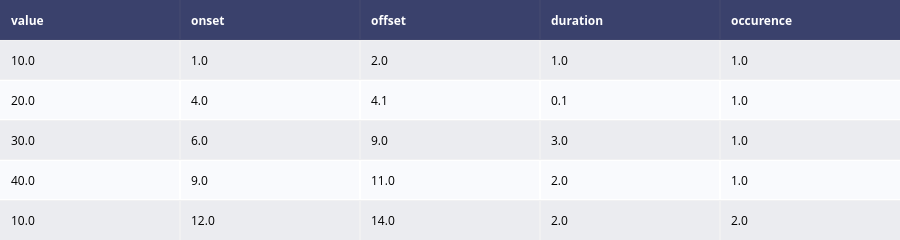

Source (notebook cell):
### Code cell
# Initialize a figure:
fig = ff.create_table(data_frame)

# temp = data_frame

# # Graph data:
# values = temp[['value']]
# times = temp[['duration']]    # TODO: gotta figure this out


# # Make a trace for the graph plot:
# fig.add_trace(go.Scatter(x=times, y=values,
#                     marker=dict(color='#0099ff'),
#                     name='Marker Value',
#                     xaxis='x2', yaxis='y2'))
                    

# fig.update_layout(
#     title_text = 'Markers plotted as digital signals',
#     margin = {'t':50, 'b':100},
#     xaxis = {'domain': [0, .5]},
#     xaxis2 = {'domain': [0.6, 1.]},
#     yaxis2 = {'anchor': 'x2', 'title': 'Marker Value'}
# )

# Plot the figure:
fig.show()

### Figure 1 — Plotly figure (JSON) as saved in the notebook; plotly's stock layout.template omitted (floating-point values rounded to 4 significant figures)
{"data": [{"colorscale": [[0, "#00083e"], [0.5, "#ededee"], [1, "#ffffff"]], "hoverinfo": "none", "opacity": 0.75, "showscale": false, "type": "heatmap", "z": [[0, 0, 0, 0, 0], [0.5, 0.5, 0.5, 0.5, 0.5], [1, 1, 1, 1, 1], [0.5, 0.5, 0.5, 0.5, 0.5], [1, 1, 1, 1, 1], [0.5, 0.5, 0.5, 0.5, 0.5]]}], "layout": {"annotations": [{"align": "left", "font": {"color": "#ffffff"}, "showarrow": false, "text": "<b>value</b>", "x": -0.45, "xanchor": "left", "xref": "x", "y": 0, "yref": "y"}, {"align": "left", "font": {"color": "#ffffff"}, "showarrow": false, "text": "<b>onset</b>", "x": 0.55, "xanchor": "left", "xref": "x", "y": 0, "yref": "y"}, {"align": "left", "font": {"color": "#ffffff"}, "showarrow": false, "text": "<b>offset</b>", "x": 1.55, "xanchor": "left", "xref": "x", "y": 0, "yref": "y"}, {"align": "left", "font": {"color": "#ffffff"}, "showarrow": false, "text": "<b>duration</b>", "x": 2.55, "xanchor": "left", "xref": "x", "y": 0, "yref": "y"}, {"align": "left", "font": {"color": "#ffffff"}, "showarrow": false, "text": "<b>occurence</b>", "x": 3.55, "xanchor": "left", "xref": "x", "y": 0, "yref": "y"}, {"align": "left", "font": {"color": "#000000"}, "showarrow": false, "text": "10.0", "x": -0.45, "xanchor": "left", "xref": "x", "y": 1, "yref": "y"}, {"align": "left", "font": {"color": "#000000"}, "showarrow": false, "text": "1.0", "x": 0.55, "xanchor": "left", "xref": "x", "y": 1, "yref": "y"}, {"align": "left", "font": {"color": "#000000"}, "showarrow": false, "text": "2.0", "x": 1.55, "xanchor": "left", "xref": "x", "y": 1, "yref": "y"}, {"align": "left", "font": {"color": "#000000"}, "showarrow": false, "text": "1.0", "x": 2.55, "xanchor": "left", "xref": "x", "y": 1, "yref": "y"}, {"align": "left", "font": {"color": "#000000"}, "showarrow": false, "text": "1.0", "x": 3.55, "xanchor": "left", "xref": "x", "y": 1, "yref": "y"}, {"align": "left", "font": {"color": "#000000"}, "showarrow": false, "text": "20.0", "x": -0.45, "xanchor": "left", "xref": "x", "y": 2, "yref": "y"}, {"align": "left", "font": {"color": "#000000"}, "showarrow": false, "text": "4.0", "x": 0.55, "xanchor": "left", "xref": "x", "y": 2, "yref": "y"}, {"align": "left", "font": {"color": "#000000"}, "showarrow": false, "text": "4.1", "x": 1.55, "xanchor": "left", "xref": "x", "y": 2, "yref": "y"}, {"align": "left", "font": {"color": "#000000"}, "showarrow": false, "text": "0.1", "x": 2.55, "xanchor": "left", "xref": "x", "y": 2, "yref": "y"}, {"align": "left", "font": {"color": "#000000"}, "showarrow": false, "text": "1.0", "x": 3.55, "xanchor": "left", "xref": "x", "y": 2, "yref": "y"}, {"align": "left", "font": {"color": "#000000"}, "showarrow": false, "text": "30.0", "x": -0.45, "xanchor": "left", "xref": "x", "y": 3, "yref": "y"}, {"align": "left", "font": {"color": "#000000"}, "showarrow": false, "text": "6.0", "x": 0.55, "xanchor": "left", "xref": "x", "y": 3, "yref": "y"}, {"align": "left", "font": {"color": "#000000"}, "showarrow": false, "text": "9.0", "x": 1.55, "xanchor": "left", "xref": "x", "y": 3, "yref": "y"}, {"align": "left", "font": {"color": "#000000"}, "showarrow": false, "text": "3.0", "x": 2.55, "xanchor": "left", "xref": "x", "y": 3, "yref": "y"}, {"align": "left", "font": {"color": "#000000"}, "showarrow": false, "text": "1.0", "x": 3.55, "xanchor": "left", "xref": "x", "y": 3, "yref": "y"}, {"align": "left", "font": {"color": "#000000"}, "showarrow": false, "text": "40.0", "x": -0.45, "xanchor": "left", "xref": "x", "y": 4, "yref": "y"}, {"align": "left", "font": {"color": "#000000"}, "showarrow": false, "text": "9.0", "x": 0.55, "xanchor": "left", "xref": "x", "y": 4, "yref": "y"}, {"align": "left", "font": {"color": "#000000"}, "showarrow": false, "text": "11.0", "x": 1.55, "xanchor": "left", "xref": "x", "y": 4, "yref": "y"}, {"align": "left", "font": {"color": "#000000"}, "showarrow": false, "text": "2.0", "x": 2.55, "xanchor": "left", "xref": "x", "y": 4, "yref": "y"}, {"align": "left", "font": {"color": "#000000"}, "showarrow": false, "text": "1.0", "x": 3.55, "xanchor": "left", "xref": "x", "y": 4, "yref": "y"}, {"align": "left", "font": {"color": "#000000"}, "showarrow": false, "text": "10.0", "x": -0.45, "xanchor": "left", "xref": "x", "y": 5, "yref": "y"}, {"align": "left", "font": {"color": "#000000"}, "showarrow": false, "text": "12.0", "x": 0.55, "xanchor": "left", "xref": "x", "y": 5, "yref": "y"}, {"align": "left", "font": {"color": "#000000"}, "showarrow": false, "text": "14.0", "x": 1.55, "xanchor": "left", "xref": "x", "y": 5, "yref": "y"}, {"align": "left", "font": {"color": "#000000"}, "showarrow": false, "text": "2.0", "x": 2.55, "xanchor": "left", "xref": "x", "y": 5, "yref": "y"}, {"align": "left", "font": {"color": "#000000"}, "showarrow": false, "text": "2.0", "x": 3.55, "xanchor": "left", "xref": "x", "y": 5, "yref": "y"}], "height": 230, "margin": {"b": 0, "l": 0, "r": 0, "t": 0}, "xaxis": {"dtick": 1, "gridwidth": 2, "showticklabels": false, "tick0": -0.5, "ticks": "", "zeroline": false}, "yaxis": {"autorange": "reversed", "dtick": 1, "gridwidth": 2, "showticklabels": false, "tick0": 0.5, "ticks": "", "zeroline": false}}}
